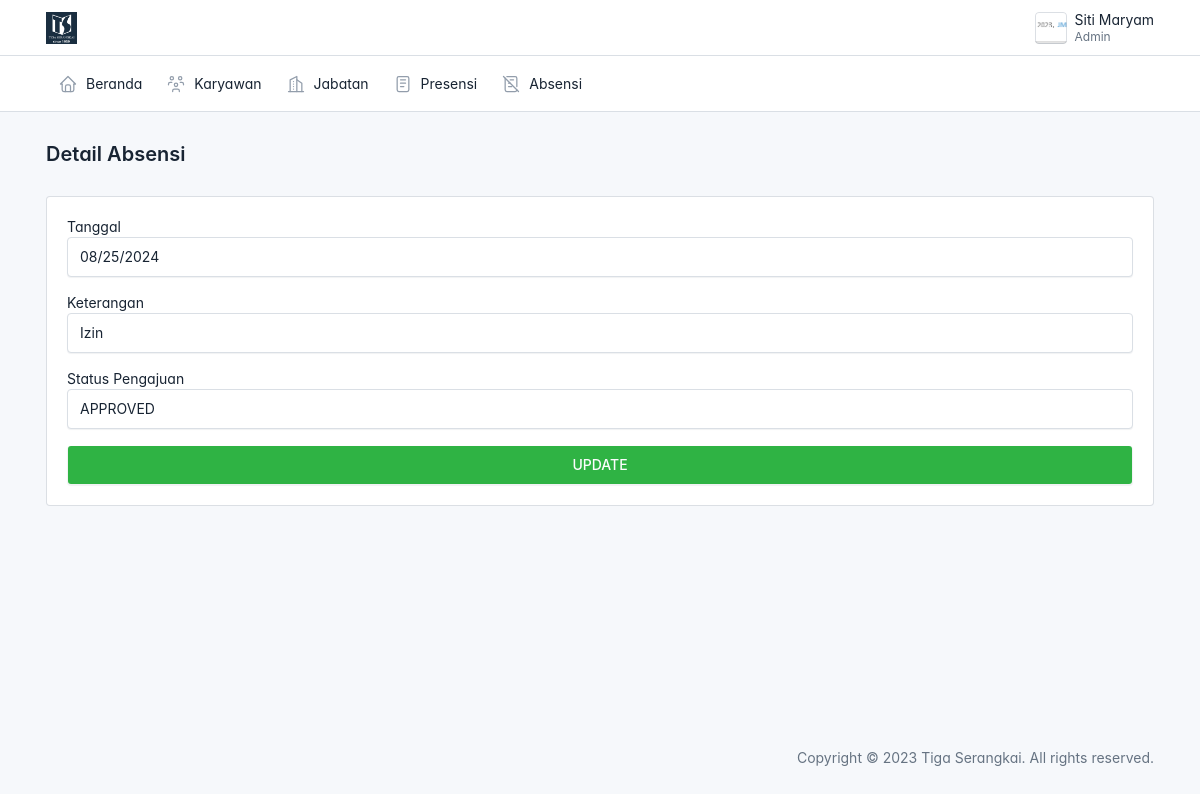
Screenshot of /admin/absensi/detail.php?id=14 (signed in) with the database file from the repository.
### tables this page shows
CREATE TABLE `karyawan` (
  `id` int(11) NOT NULL,
  `nik` varchar(15) NOT NULL,
  `nama` varchar(50) NOT NULL,
  `jenis_kelamin` varchar(10) NOT NULL,
  `alamat` varchar(255) NOT NULL,
  `no_hp` varchar(15) NOT NULL,
  `jabatan` varchar(50) NOT NULL,
  `foto` varchar(255) NOT NULL
);

CREATE TABLE `absensi` (
  `id` int(11) NOT NULL,
  `id_karyawan` int(11) NOT NULL,
  `keterangan` varchar(255) NOT NULL,
  `tanggal` date NOT NULL,
  `deskripsi` varchar(255) NOT NULL,
  `file` varchar(255) NOT NULL,
  `status_pengajuan` varchar(10) NOT NULL
);

### config.php (called while the page is built, shortened)
<?php
function base_url($url = null)
{
    $base_url = 'http://localhost/e-presensi';
    if ($url != null) {
        return $base_url . '/'. $url;
    } else {
        return $base_url;
    }
}
?>

### admin/absensi/detail.php (the view, shortened to what this page needs)
<?php
$judul = "Detail Absensi";
include('../layouts/header.php');
require_once('../../config.php');
$id = $_GET['id'];
$result = mysqli_query($connection, "SELECT * FROM absensi WHERE id = '$id'");
while($row = mysqli_fetch_array($result))
{
    $keterangan = $row['keterangan'];
    $tanggal    = $row['tanggal'];
    $status_pengajuan = $row['status_pengajuan'];
}
?>
<div class="page-body">
    <div class="container-xl">
        <div class="card">
            <div class="card-body">
            <form action="" method="POST">
                <div class="mb-3">
                    <label for="">Tanggal</label>
                    <input type="date" name="tanggal" class="form-control" value="<?= $tanggal; ?>" readonly>
                </div>
                <div class="mb-3">
                    <label for="">Keterangan</label>
                    <input type="text" name="keterangan" class="form-control" value="<?= $keterangan; ?>" readonly>
                </div>
                <div class="mb-3">
                    <label for="">Status Pengajuan</label>
                    <select name="status_pengajuan" class="form-control">
                        <option <?= ($status_pengajuan == 'APPROVED') ? 'selected' : '' ?> value="APPROVED">APPROVED</option>
                    </select>
                </div>
                <button type="submit" class="form-control btn btn-success" name="update">UPDATE</button>
                </form>
            </div>
        </div>
    </div>
</div>
<?php include('../layouts/footer.php');?>

### admin/layouts/header.php (shortened to what this page needs)
<?php
global $judul;
require_once('../../config.php');
$connection = mysqli_connect($db_host, $db_user, $db_pass, $db_name);
$id = $_SESSION['id'];
$query = "SELECT nama, jabatan,foto FROM karyawan WHERE id = ?";
$stmt = mysqli_prepare($connection, $query);
mysqli_stmt_bind_param($stmt, 'i', $id);
mysqli_stmt_execute($stmt);
$result = mysqli_stmt_get_result($stmt);
if ($result && mysqli_num_rows($result) > 0) {
    $user = mysqli_fetch_assoc($result);
} else {
    $namaUser = "Nama tidak ditemukan";
    $jabatanUser = "Jabatan tidak ditemukan";
}
?>
<!doctype html>
<html lang="en">
  <head>
    <link href="<?= base_url('assets/css/tabler.min.css?1692870487') ?>" rel="stylesheet"/>
    <link href="<?= base_url('assets/css/tabler-vendors.min.css?1692870487') ?>" rel="stylesheet"/>
    <link href="<?= base_url('assets/css/demo.min.css?1692870487') ?>" rel="stylesheet"/>
  </head>
  <body >
    <div class="page">
      <header class="navbar navbar-expand-md d-print-none" >
        <div class="container-xl">
          <h1 class="navbar-brand navbar-brand-autodark d-none-navbar-horizontal pe-0 pe-md-3">
            <a href=".">
              <img src="<?= base_url('assets/img/logo.png')?>" width="110" height="32" alt="Tabler" class="navbar-brand-image">
            </a>
          </h1>
          <div class="navbar-nav flex-row order-md-last">
            <div class="nav-item dropdown">
              <a href="#" class="nav-link d-flex lh-1 text-reset p-0" data-bs-toggle="dropdown" aria-label="Open user menu">
                <span class="avatar avatar-sm" style="background-image: url('../../assets/img/foto_karyawan/<?= htmlspecialchars($user['foto']) ?>')"></span>
                <div class="d-none d-xl-block ps-2">
                <div><?= htmlspecialchars($user['nama']) ?></div>
                <div class="mt-1 small text-secondary"><?= htmlspecialchars($user['jabatan']) ?></div>
                </div>
              </a>
            </div>
          </div>
        </div>
      </header>
      <header class="navbar-expand-md">
        <div class="collapse navbar-collapse" id="navbar-menu">
          <div class="navbar">
            <div class="container-xl">
              <ul class="navbar-nav">
                <li class="nav-item">
                  <a class="nav-link" href="<?= base_url('admin/beranda/beranda.php') ?>" >
                    <span class="nav-link-icon d-md-none d-lg-inline-block">
                    </span>
                    <span class="nav-link-title">
                      Beranda
                    </span>
                  </a>
                </li>
                <li class="nav-item">
                  <a class="nav-link" href="<?= base_url('admin/karyawan/karyawan.php') ?>" >
                    <span class="nav-link-icon d-md-none d-lg-inline-block">
                    </span>
                    <span class="nav-link-title">
                      Karyawan
                    </span>
                  </a>
                </li>
                <li class="nav-item">
                  <a class="nav-link" href="<?= base_url('admin/jabatan/jabatan.php') ?>" >
                    <span class="nav-link-icon d-md-none d-lg-inline-block">
                    </span>
                    <span class="nav-link-title">
                      Jabatan
                    </span>
                  </a>
                </li>
                <li class="nav-item">
                  <a class="nav-link" href="<?= base_url('admin/presensi/rekap.php') ?>" >
                    <span class="nav-link-icon d-md-none d-lg-inline-block">
                    </span>
                    <span class="nav-link-title">
                      Presensi
                    </span>
                  </a>
                </li>
                <li class="nav-item">
                  <a class="nav-link" href="<?= base_url('admin/absensi/absensi.php') ?>" >
                    <span class="nav-link-icon d-md-none d-lg-inline-block">
                    </span>
                    <span class="nav-link-title">
                      Absensi
                    </span>
                  </a>
                </li>
              </ul>
            </div>
          </div>
        </div>
      </header>
      <div class="page-wrapper">
        <div class="page-header d-print-none">
          <div class="container-xl">
            <div class="row g-2 align-items-center">
              <div class="col">
                <h2 class="page-title">
                  <?= $judul ?>
                </h2>
              </div>
            </div>
          </div>
        </div>

### admin/layouts/header.php (style rules this page uses)
:root { --tblr-font-sans-serif: 'Inter Var', -apple-system, BlinkMacSystemFont, San Francisco, Segoe UI, Roboto, Helvetica Neue, sans-serif; }
body { font-feature-settings: "cv03", "cv04", "cv11"; }

### rows the page displays
karyawan: foto (picture), nama "Siti Maryam", jabatan "Admin"
absensi: tanggal "08/25/2024", keterangan "Izin", status_pengajuan "APPROVED"

### other values shown
$judul "Detail Absensi"
